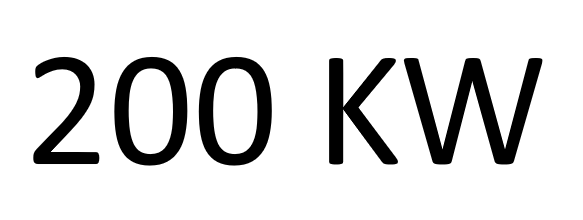
#> input picture 200kw.png, 583 x 220 px
$ python -i authentication.py   (imports and definitions only)
#> lines starting #> are read from the running program, lines starting #| are printed output that depends on the picture; after the words box and inside, x2 and y2 are one past the last pixel; in counts of white or black regions, pixels touching at a corner belong together
import mailsend  # Assuming this module sends email notifications
from graph import plot_bar_with_thresholds  # Import the graphing function
from tkinter import messagebox
from PIL import Image
import pytesseract

# Set the tesseract path if needed
pytesseract.pytesseract.tesseract_cmd = r"C:\Program Files\Tesseract-OCR\tesseract.exe"  # Change this to your tesseract installation path if needed

# Simulate a user credentials storage
user_credentials = {}

def extract_number_from_image(image_path):
    """Extract number from the given image using OCR."""
#> called with image_path = '200kw.png'
    try:
        # Open the image using Pillow
        img = Image.open(image_path)
#> img is the input picture: PIL image 583x220 RGBA; mean R, G, B, A 218.8, 218.8, 218.8, 255

        # Convert the image to grayscale for better OCR results
        img = img.convert("L")
#> img: PIL image 583x220 L

        # Optional: Binarize the image (thresholding) for better contrast
        threshold = 150  # Adjust threshold value as needed
        img = img.point(lambda x: 255 if x > threshold else 0)
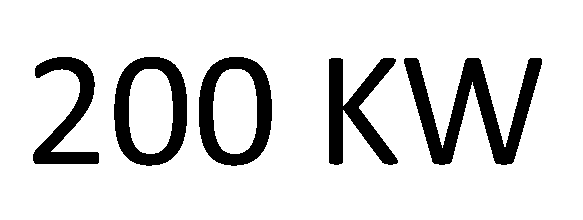
#> img: PIL image 583x220 L; 85.6% white; 5 black regions, box (x1, y1, x2, y2) and area: (404, 58, 542, 165) 5470, (199, 57, 272, 166) 3496, (114, 57, 187, 166) 3481, (329, 58, 398, 165) 3259, (33, 57, 99, 164) 2723

        # Use pytesseract to do OCR on the image
        text = pytesseract.image_to_string(img, config='--psm 6')  # Use page segmentation mode 6 for better results

        # Extract numbers from the text
        numbers = ''.join(filter(str.isdigit, text))

        return int(numbers) if numbers else None
    except Exception as e:
        print(f"Error in extracting number: {e}")
        return None


def register_user(email, password):
    if email in user_credentials:
        messagebox.showerror("Error", "Email already registered.")
    else:
        user_credentials[email] = password
        messagebox.showinfo("Success", "User registered successfully.")

def login_user(email, password, image_path):
    """Modified to accept image_path as an argument."""
    if email in user_credentials and user_credentials[email] == password:
        messagebox.showinfo("Success", "Login successful.")

        # After logging in, process the image and get the consumption
        consumption = process_image(image_path)  # Now retrieves consumption based on the selected image path

        if consumption is not None:
            plot_bar_with_thresholds(consumption)  # Display the graph after login

        return email  # Return user email after successful login
    else:
        messagebox.showerror("Error", "Invalid email or password.")
        return None

def process_image(image_path):
    """Process the image to extract the consumption value."""
    if image_path:  # Assuming image_path is available
        consumption = extract_number_from_image(image_path)  # Use the new OCR function
        return consumption
    return None

>>> result = extract_number_from_image('200kw.png')

$ run again, on 300kw.png
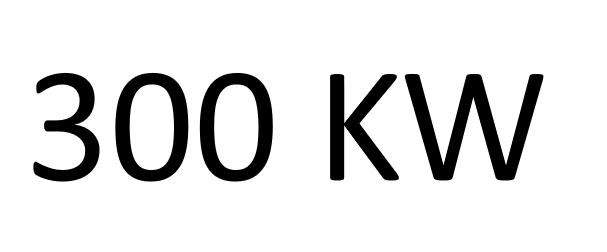
#> input picture 300kw.png, 607 x 252 px
#> in extract_number_from_image, img is the input picture: PIL image 607x252 RGBA; mean R, G, B, A 224.4, 224.4, 224.4, 255
#> in extract_number_from_image, `img = img.point(lambda x: 255 if x > threshold else 0)`:
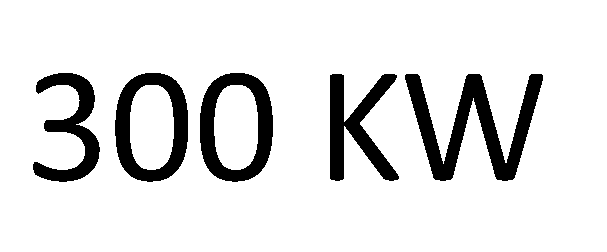
#> img: PIL image 607x252 L; 87.8% white; 5 black regions, box (x1, y1, x2, y2) and area: (405, 74, 543, 181) 5470, (200, 73, 273, 182) 3496, (115, 73, 188, 182) 3481, (330, 74, 399, 181) 3259, (33, 73, 100, 182) 2899

$ run again, on 400kw.png
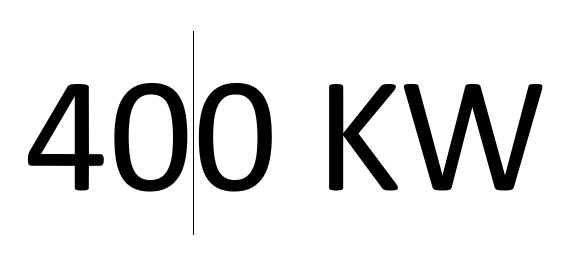
#> input picture 400kw.png, 581 x 263 px
#> in extract_number_from_image, img is the input picture: PIL image 581x263 RGBA; mean R, G, B, A 223.6, 223.6, 223.6, 255
#> in extract_number_from_image, `img = img.point(lambda x: 255 if x > threshold else 0)`:
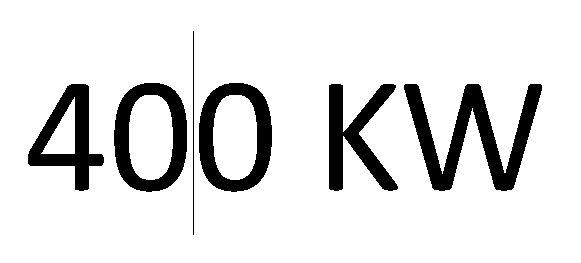
#> img: PIL image 581x263 L; 87.6% white; 6 black regions, box (x1, y1, x2, y2) and area: (404, 84, 542, 191) 5470, (199, 83, 272, 192) 3496, (114, 83, 187, 192) 3481, (329, 84, 398, 191) 3259, (28, 84, 104, 191) 3094, (193, 31, 194, 235) 204

$ run again, on 500kw.png
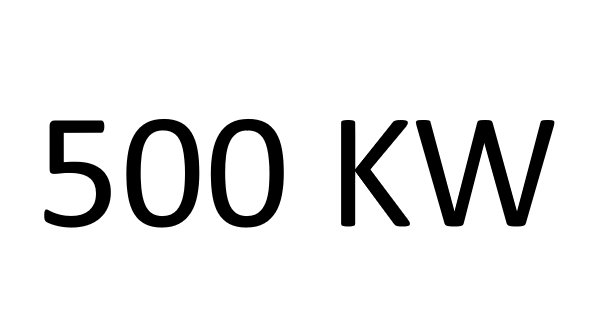
#> input picture 500kw.png, 608 x 326 px
#> in extract_number_from_image, img is the input picture: PIL image 608x326 RGBA; mean R, G, B, A 231.3, 231.3, 231.3, 255
#> in extract_number_from_image, `img = img.point(lambda x: 255 if x > threshold else 0)`:
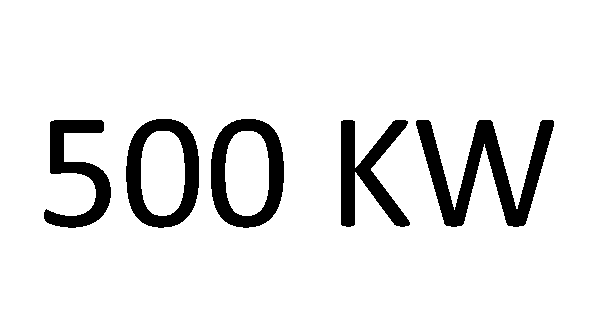
#> img: PIL image 608x326 L; 90.6% white; 5 black regions, box (x1, y1, x2, y2) and area: (416, 120, 554, 227) 5470, (211, 119, 284, 228) 3496, (126, 119, 199, 228) 3481, (341, 120, 410, 227) 3259, (44, 120, 111, 228) 2956
